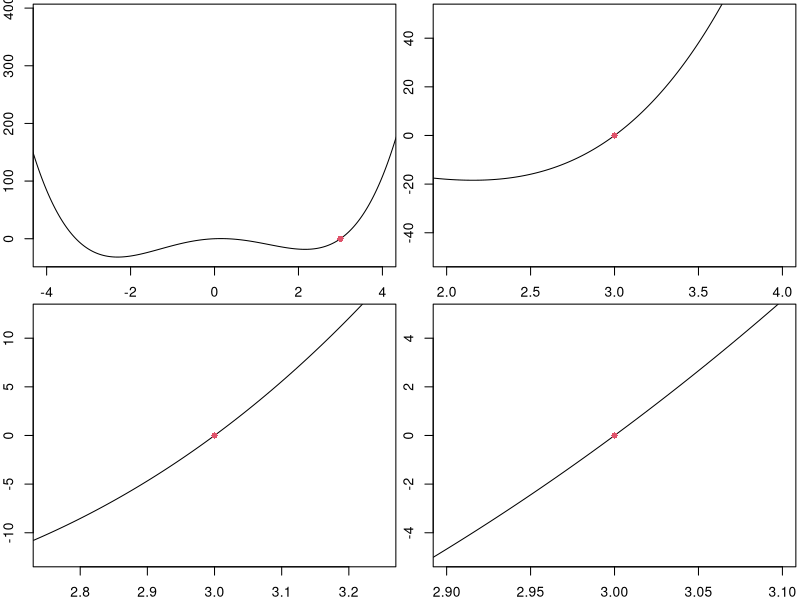
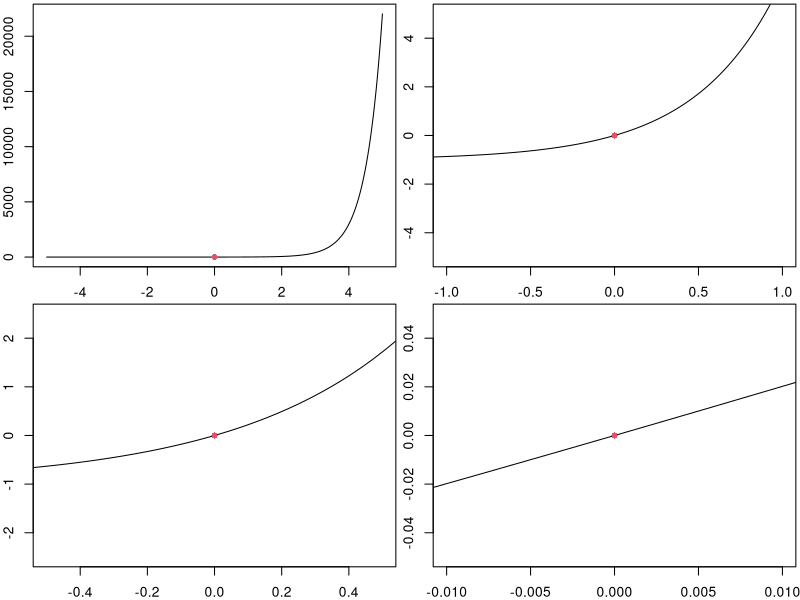
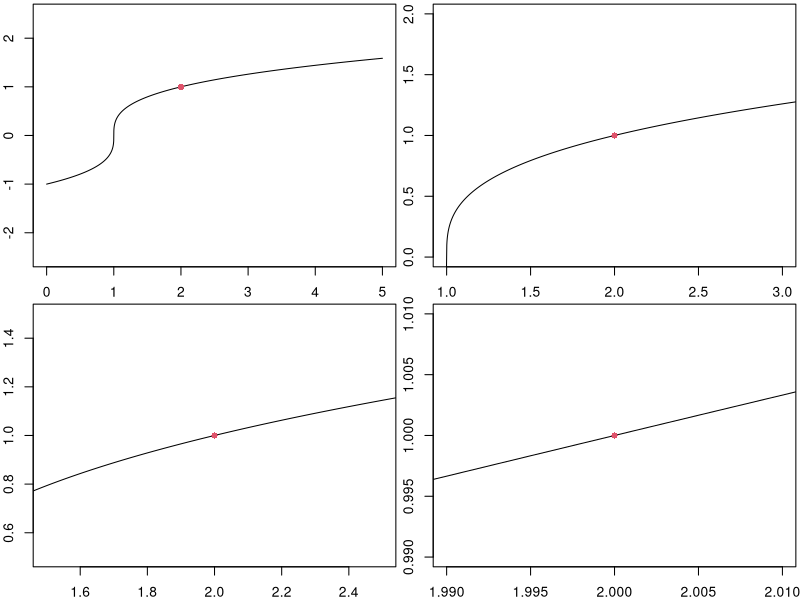
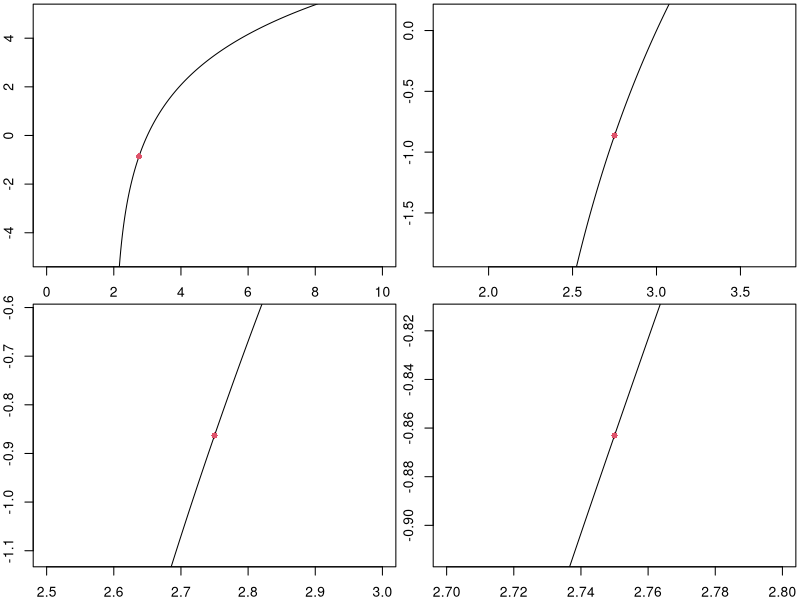
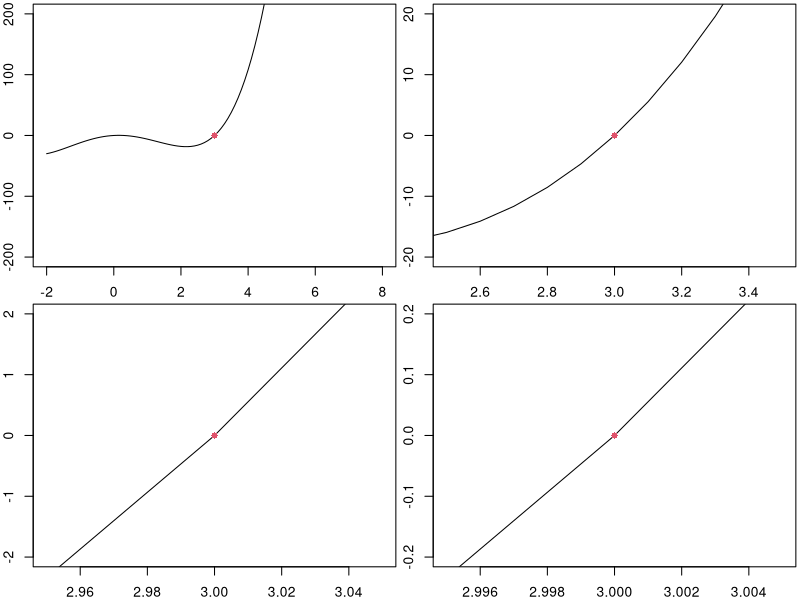
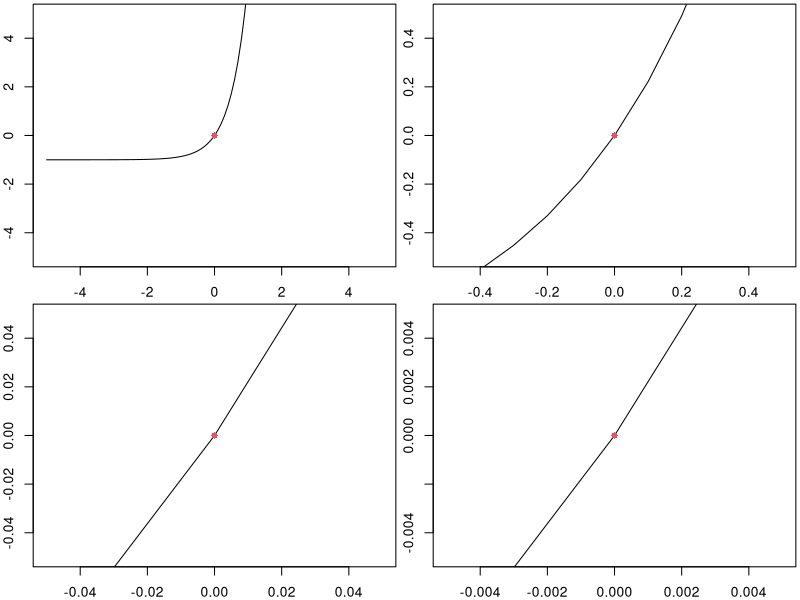
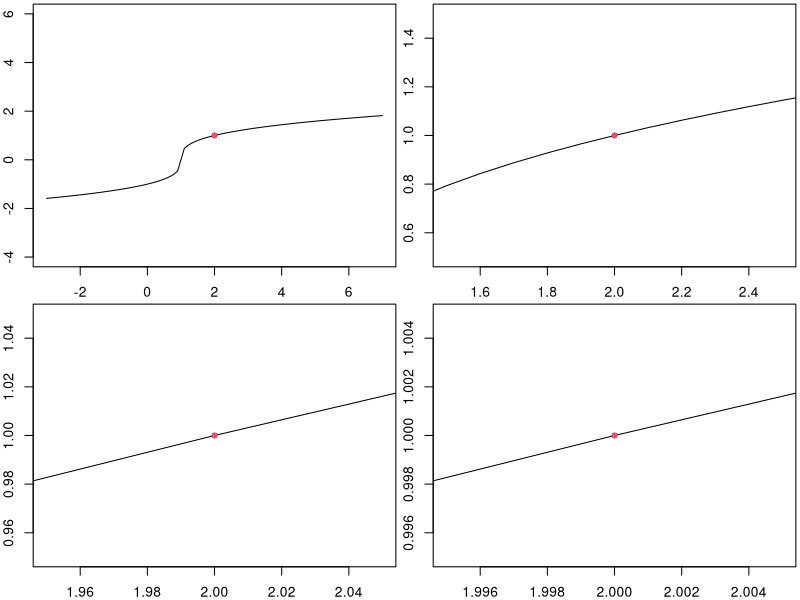
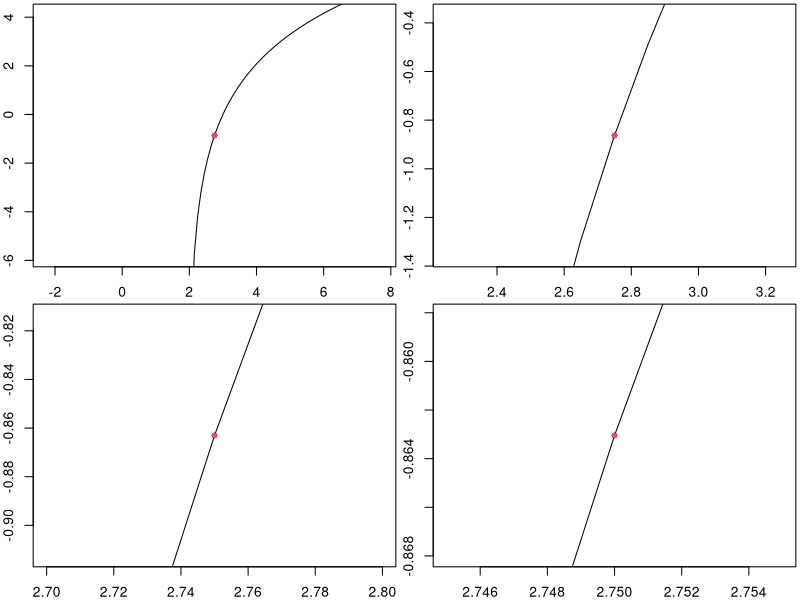

Reproduce these figures in R, in order.
f <- function(x){x^2}
x1 <- 3
x2 <- 3.01
slope <- (f(x2)-f(x1))/(x2-x1)
slope


f <- function(x){x^2}
x1 <- 3
x2 <- c(4,3.1,3.01,3.001, 3.0001, 3.00001,3)
slope <- (f(x2)-f(x1))/(x2-x1)
data.frame(x1 = x1, x2 = x2, slope = slope)



#Define the functions.
f1 <- function(x){x^4 -10*x^2 +3*x}
f2 <- function(x){exp(2*x)-1}
f3 <- function(x){sign(x-1)*(abs(x-1))^(1/3)}
f4 <- function(x){3*log(x-2)}

#Graph the functions.
x <- seq(-5,5,1e-3)

###figure 1###
y1 <- f1(x)
par(mfrow=c(2,2),mar=c(2,2,0.25,0.25))
plot(x,y1,type='l',xlim=c(-4,4))
points(3,f1(3),pch=16,col=2)
plot(x,y1,type='l',xlim=c(3-1,3+1),ylim=c(-50,50))
points(3,f1(3),pch=16,col=2)
plot(x,y1,type='l',xlim=c(2.75,3.25),ylim=c(-12.5,12.5))
points(3,f1(3),pch=16,col=2)
plot(x,y1,type='l',xlim=c(2.9,3.1),ylim=c(-5,5))
points(3,f1(3),pch=16,col=2)


###figure 2###
y2 <- f2(x)
par(mfrow=c(2,2),mar=c(2,2,0.25,0.25))
plot(x,y2,type='l',xlim=c(-5,5))
points(0,f2(0),pch=16,col=2)
plot(x,y2,type='l',xlim=c(-1,1),ylim=c(-5,5))
points(0,f2(0),pch=16,col=2)
plot(x,y2,type='l',xlim=c(-0.5,0.5),ylim=c(-2.5,2.5))
points(0,f2(0),pch=16,col=2)
plot(x,y2,type='l',xlim=c(-0.01,0.01),ylim=c(-.05,.05))
points(0,f2(0),pch=16,col=2)

###figure 3###
x3 <- seq(0,5,1e-3)
y3 <- f3(x3)
par(mfrow=c(2,2),mar=c(2,2,0.25,0.25))
plot(x3,y3,type='l',xlim=c(0,5), ylim=c(-2.5,2.5) )
points(2,f3(2),pch=16,col=2)
plot(x3,y3,type='l',xlim=c(1,3),ylim=c(0,2))
points(2,f3(2),pch=16,col=2)
plot(x3,y3,type='l',xlim=c(1.5,2.5),ylim=c(0.5,1.5))
points(2,f3(2),pch=16,col=2)
plot(x3,y3,type='l',xlim=c(1.99,2.01),ylim=c(0.99,1.01))
points(2,f3(2),pch=16,col=2)

###figure 4###
x4 <- seq(2,10,1e-3)
y4 <- f4(x4)
par(mfrow=c(2,2),mar=c(2,2,0.25,0.25))
plot(x4,y4,type='l',xlim=c(0,10), ylim = c(-5,5))
points(2.75,f4(2.75),pch=16,col=2)
plot(x4,y4,type='l',xlim=c(1.75,3.75),ylim=c(f4(2.75)-1,f4(2.75)+1))
points(2.75,f4(2.75),pch=16,col=2)
plot(x4,y4,type='l',xlim=c(2.5,3),ylim=c(f4(2.75)-0.25,f4(2.75)+0.25))
points(2.75,f4(2.75),pch=16,col=2)
plot(x4,y4,type='l',xlim=c(2.7,2.8),ylim=c(f4(2.75)-0.05,f4(2.75)+0.05))
points(2.75,f4(2.75),pch=16,col=2)



#Define the functions.
f1 <- function(x){x^4 -10*x^2 +3*x}
f2 <- function(x){exp(2*x)-1}
f3 <- function(x){sign(x-1)*(abs(x-1))^(1/3)}
f4 <- function(x){3*log(x-2)}

#Create a function called zooming_in that will generate a plot and 3 zoomed in versions.
zooming_in <- function(f, xvalue, xwidth=10, ywidth=10, zoom = c(0.1, 0.01, 0.001)){
  yvalue <- f(xvalue)
  
  #Create sequence of values for plots
  x <- seq(xvalue - xwidth/2, xvalue + xwidth/2, xwidth/100)
  y <- f(x)
  
  #Generate original plot, and then zoom in 3 times by factors given by zoom
  par(mfrow=c(2,2),mar=c(2,2,0.25,0.25))
  plot(x,y,type='l',xlim=xvalue + c(-1,1)*xwidth/2, ylim = yvalue + c(-1,1)*ywidth/2)
  points(xvalue,yvalue,pch=16,col=2)
  plot(x,y,type='l',xlim=xvalue + c(-1,1)*xwidth/2*zoom[1],ylim=yvalue + c(-1,1)*ywidth/2*zoom[1])
  points(xvalue,yvalue,pch=16,col=2)
  plot(x,y,type='l',xlim=xvalue + c(-1,1)*xwidth/2*zoom[2],ylim=yvalue + c(-1,1)*ywidth/2*zoom[2])
  points(xvalue,yvalue,pch=16,col=2)
  plot(x,y,type='l',xlim=xvalue + c(-1,1)*xwidth/2*zoom[3],ylim=yvalue + c(-1,1)*ywidth/2*zoom[3])
  points(xvalue,yvalue,pch=16,col=2)
}

#Use zooming_in() to plot each of the 4 original functions.
zooming_in(f1,3,10,400)
zooming_in(f2,0)
zooming_in(f3,2)
zooming_in(f4,2.75)


f1 <- function(x){x^4 -10*x^2 +3*x}
x_center <- 3
shifts <-c(-1, -0.5, -0.1, -0.01, -0.001, 0, 0.001, 0.01, 0.1, 0.5, 1)
x <- x_center + shifts
y <- f1(x)
slope <- (f1(x)-f1(x_center))/(x-x_center)
data.frame(x=x,y=y,slope=slope)

f2 <- function(x){exp(2*x)-1}
x_center <- 0
shifts <-c(-1, -0.5, -0.1, -0.01, -0.001, 0, 0.001, 0.01, 0.1, 0.5, 1)
x <- x_center + shifts
y <- f2(x)
slope <- (f2(x)-f2(x_center))/(x-x_center)
data.frame(x=x,y=y,slope=slope)



x_center <- 0
shifts <-c(-1, -0.5, -0.1, -0.01, -0.001, 0, 0.001, 0.01, 0.1, 0.5, 1)
x <- x_center + shifts
y <- f3(x)
slope <- (f3(x)-f3(x_center))/(x-x_center)
data.frame(x=x,y=y,slope=slope)

x_center <- 2.75
shifts <-c(-1, -0.5, -0.1, -0.01, -0.001, 0, 0.001, 0.01, 0.1, 0.5, 1)
x <- x_center + shifts
y <- f4(x)
slope <- (f4(x)-f4(x_center))/(x-x_center)
data.frame(x=x,y=y,slope=slope)


